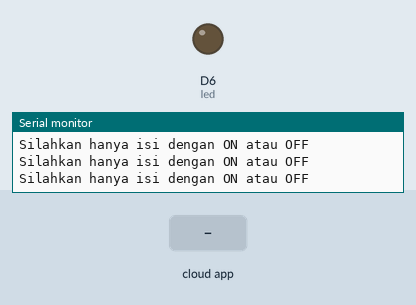
Bench run of a sketch on a simulated ESP8266 (NodeMCU). Shown: output pins drawn as LEDs (lit = HIGH), the last lines printed to the serial monitor. The test bench sets the inputs (shaded band). WiFi joins after 1.5 s; servers stay silent unless stated; the Firebase database answers and starts empty.

Above: at 2.7 s.
2.8 s: the phone or cloud app sets Led to ON
At 4.0 s:
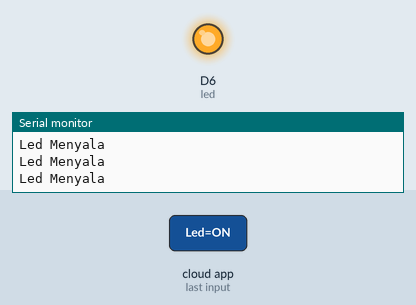
4.3 s: the phone or cloud app sets Led to OFF
At 5.5 s:
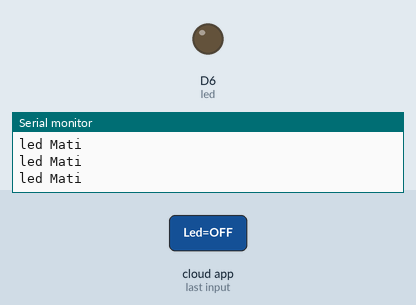
Timing chart, 0 to 7.3 s (numbered marks = the images above; inputs shaded):
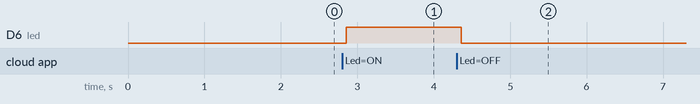

Measured:
- after the input at 2.8 s, D6 (led): LOW → HIGH after 0.06 s
- after the input at 4.3 s, D6 (led): HIGH → LOW after 0.06 s

The sketch:

Kendali_LED_dari_Firebase.ino
```cpp
#include <FirebaseESP8266.h>
#include <ESP8266WiFi.h>


const char* ssid = "";
const char* password = "";
FirebaseData firebaseData;

int led = D6;

void setup() {
Serial.begin(9600);
pinMode(led, OUTPUT);
digitalWrite(led, LOW); //nilai awal relay akan off

WifiConnect();
  Firebase.begin("https://kendali-led-1f842-default-rtdb.firebaseio.com/", "JsEHTBElM9fQGQ8X9KzuvGqy9COH33NZH78xIqn7");
  //Firebase.begin("firebase host", "firebase auth database");
}

void WifiConnect() {
WiFi.begin(ssid, password);
//memulai menghubungkan ke wifi router
while (WiFi.status() != WL_CONNECTED) {
delay(500);
Serial.print("."); //status saat mengkoneksikan
  }
Serial.println("Sukses terkoneksi wifi!");
Serial.println("IP Address:"); //alamat ip lokal
Serial.println(WiFi.localIP());
}

void loop() {
  if (Firebase.getString(firebaseData, "/Led")) {
  if  (firebaseData.dataType() == "string")
    {
      String Status = firebaseData.stringData();
      if (Status == "ON") {
      Serial.println("Led Menyala");
      digitalWrite(led, HIGH); }
      else if (Status == "OFF") {
      Serial.println("led Mati");
      digitalWrite(led, LOW);
      }
      else {Serial.println("Silahkan hanya isi dengan ON atau OFF");}
    }
  }
}
```
